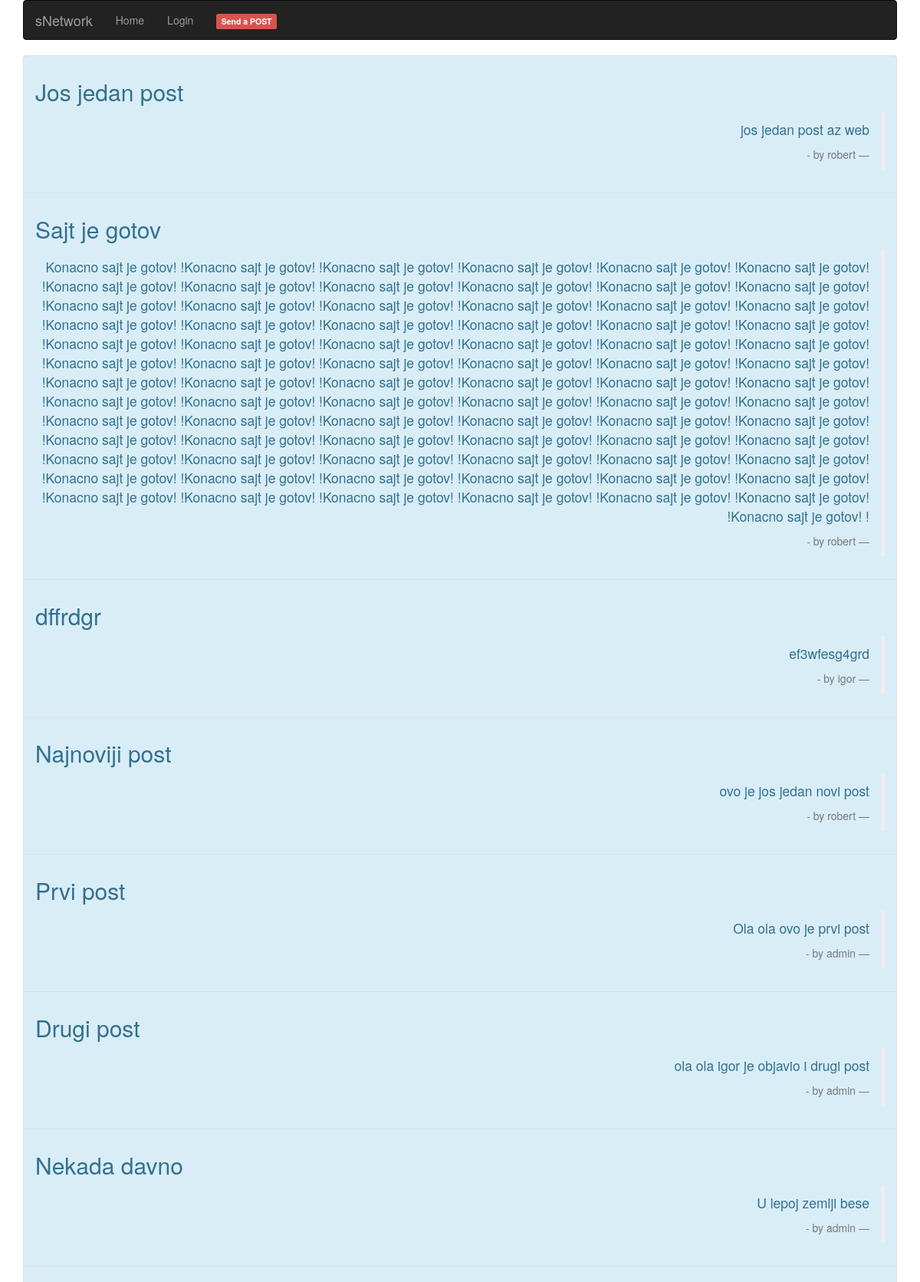
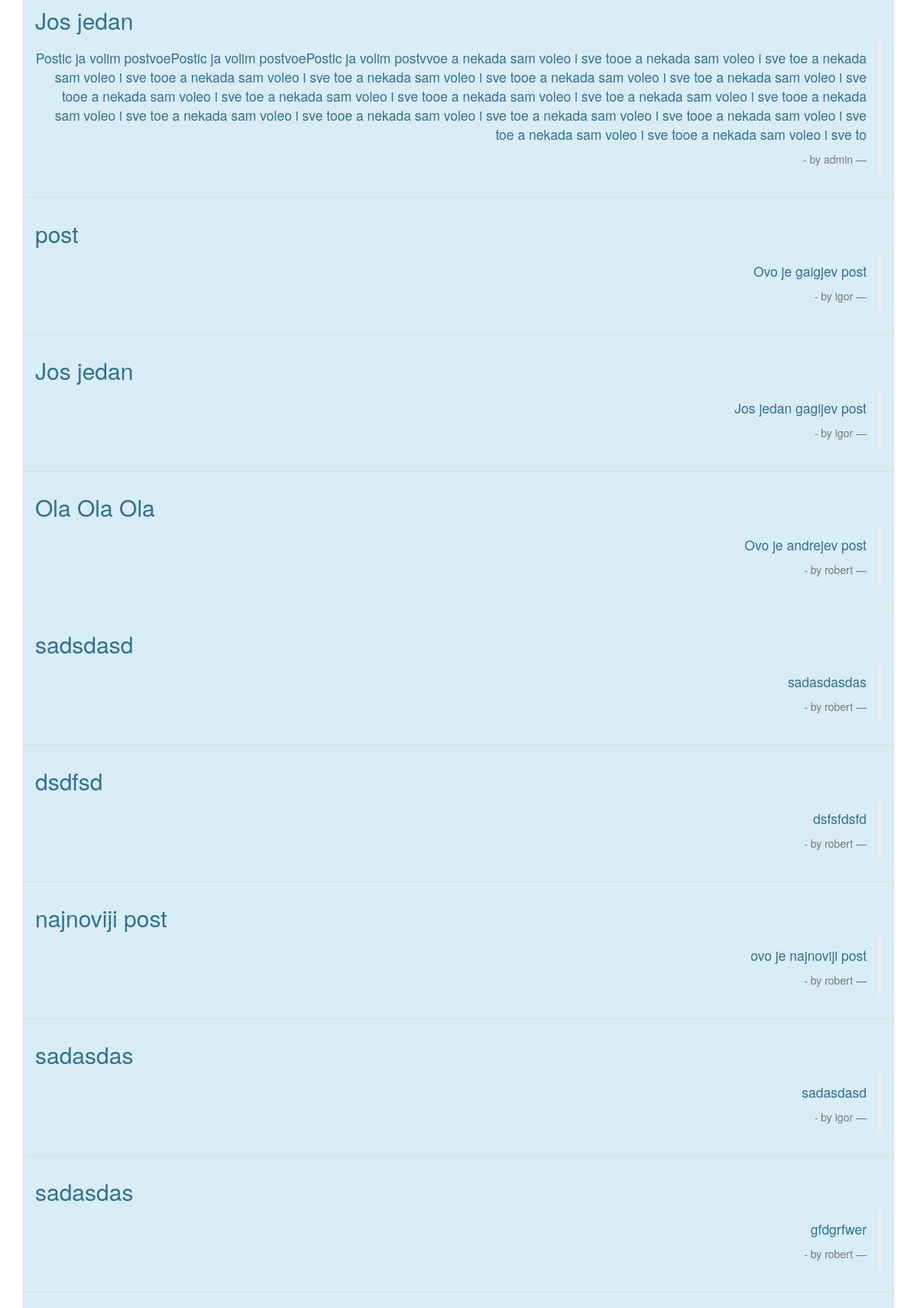
The page / (upper part) on the database its author committed (2 pictures, top to bottom).
### blogging/models.py (models this page shows)
class Post(models.Model):
    author = models.ForeignKey('auth.User', on_delete=models.SET_NULL, null=True)
    title = models.CharField(max_length=100)
    text = models.TextField()
    date_created = models.DateTimeField(auto_now_add=True)
    def __str__(self):
        return self.title

### blogging/views.py (the view)
# urls.py: path('', views.Index.as_view(), name='index'),
class Index(generic.ListView):
    template_name = "blogging/index.html"
    model = Post
    def get_queryset(self):
        return Post.objects.order_by('-date_created')

### blogging/templates/blogging/index.html
{% extends 'blogging/base.html' %}
{% block content %}
    <div class="list-group">
    {% for Post in object_list %}
        <a href="{% url 'post-detail' Post.pk %}" class="list-group-item list-group-item-info">
            <h2>{{ Post }}</h2>
            <blockquote class="blockquote-reverse">
                <p>{{ Post.text }}</p>
                <footer> - by {{ Post.author }}</footer>
            </blockquote>
        </a>
    {% endfor %}
    </div>
{% endblock %}

### blogging/templates/blogging/base.html (shortened to what this page needs)
<!DOCTYPE html>
{% load staticfiles %}
<html lang="en">
<head>
  <link rel="stylesheet" href="https://maxcdn.bootstrapcdn.com/bootstrap/3.3.7/css/bootstrap.min.css">
</head>
<body>
<div class="container">
    <nav class="navbar navbar-inverse">
        <div class="container-fluid">
            <div class="navbar-header">
                <a class="navbar-brand" href="{% url 'index' %}">sNetwork</a>
            </div>
            <ul class="nav navbar-nav">
                <li><a href="{% url 'index' %}">Home</a></li>
                    {% if user.is_authenticated %}
                <li><a href="">User: {{ user.get_username }}</a></li>
                <li><a href="{% url 'logout'%}?next={{request.path}}">Logout</a></li>
                {% else %}
                <li><a href="{% url 'login'%}?next={{request.path}}">Login</a></li>
                {% endif %}
                <li><a href="{% url 'send-post' %}"><span class="label label-danger">Send a POST</span></a></li>
            </ul>
        </div>
    </nav>
{% block content %}
{% endblock %}
</div>
</body>
</html>

### rows shown on the page
Post: title "Jos jedan post", text "jos jedan post az web", author "robert"
Post: title "Sajt je gotov", text "Konacno sajt je gotov! !Konacno sajt je gotov! !Konacno sajt je gotov! !Konacno sajt je gotov! !Konacno sajt je gotov! !Konacno sajt je gotov! !Konacno sajt je gotov! !Konacno sajt je gotov! !Konacno sajt je gotov! !Konacno sajt je gotov! !Konacno sajt je gotov! !Konacno sajt je gotov! !Konacno sajt je gotov! !Konacno sajt je gotov! !Konacno sajt je gotov! !Konacno sajt je gotov! !Konacno sajt je gotov! !Konacno sajt je gotov! !Konacno sajt je gotov! !Konacno sajt je gotov! !Konacno sajt je gotov! !Konacno sajt je gotov! !Konacno sajt je gotov! !Konacno sajt je gotov! !Konacno sajt je gotov! !Konacno sajt je gotov! !Konacno sajt je gotov! !Konacno sajt je gotov! !Konacno sajt je gotov!…", author "robert"
Post: title "dffrdgr", text "ef3wfesg4grd", author "igor"
Post: title "Najnoviji post", text "ovo je jos jedan novi post", author "robert"
Post: title "Prvi post", text "Ola ola ovo je prvi post", author "admin"
Post: title "Drugi post", text "ola ola igor je objavio i drugi post", author "admin"
Post: title "Nekada davno", text "U lepoj zemlji bese", author "admin"
Post: title "Jos jedan", text "Postic ja volim postvoePostic ja volim postvoePostic ja volim postvvoe a nekada sam voleo i sve tooe a nekada sam voleo i sve toe a nekada sam voleo i sve tooe a nekada sam voleo i sve toe a nekada sam voleo i sve tooe a nekada sam voleo i sve toe a nekada sam voleo i sve tooe a nekada sam voleo i sve toe a nekada sam voleo i sve tooe a nekada sam voleo i sve toe a nekada sam voleo i sve tooe a nekada sam voleo i sve toe a nekada sam voleo i sve tooe a nekada sam voleo i sve toe a nekada sam voleo i sve tooe a nekada sam voleo i sve toe a nekada sam voleo i sve tooe a nekada sam voleo i sve to", author "admin"
Post: title "post", text "Ovo je gaigjev post", author "igor"
Post: title "Jos jedan", text "Jos jedan gagijev post", author "igor"
Post: title "Ola Ola Ola", text "Ovo je andrejev post", author "robert"
Post: title "sadsdasd", text "sadasdasdas", author "robert"
Post: title "dsdfsd", text "dsfsfdsfd", author "robert"
Post: title "najnoviji post", text "ovo je najnoviji post", author "robert"
Post: title "sadasdas", text "sadasdasd", author "igor"
Post: title "sadasdas", text "gfdgrfwer", author "robert"
